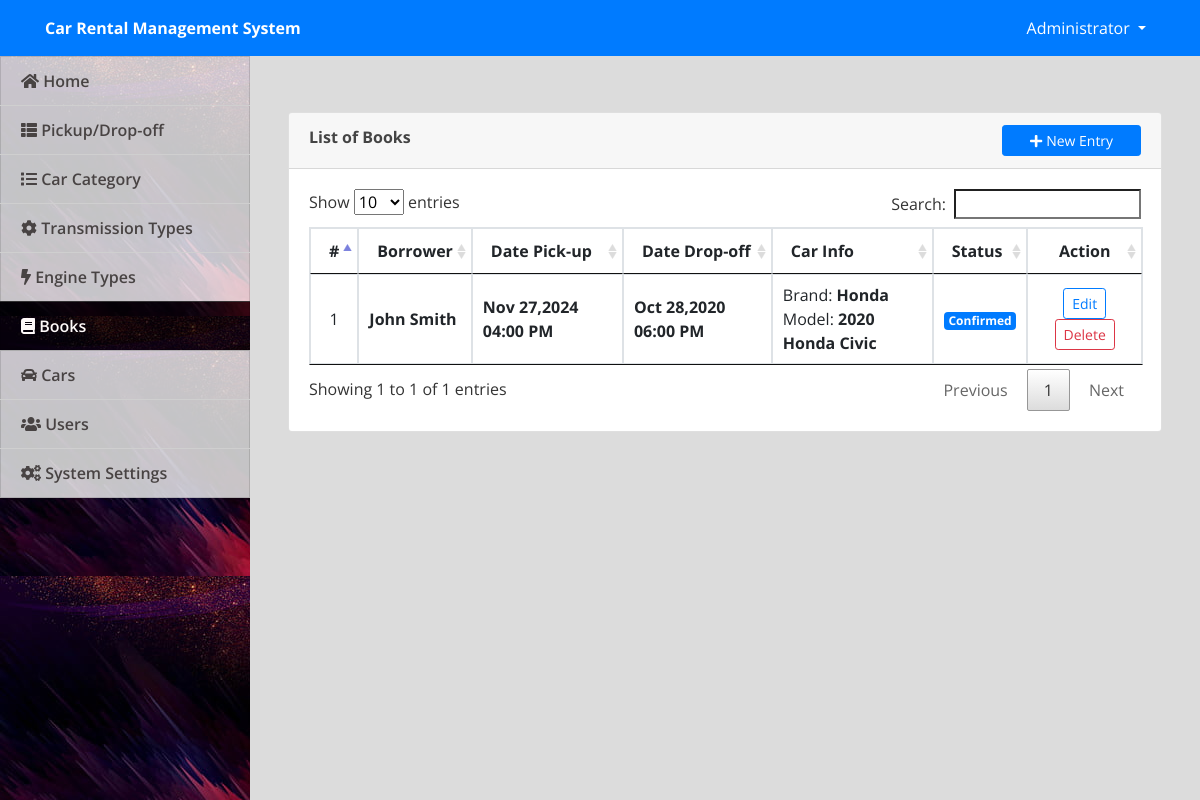
/admin/index.php?page=books (signed in), run on the app's committed database.
### tables this page shows
CREATE TABLE `books` (
  `id` int(30) NOT NULL,
  `car_id` int(30) NOT NULL,
  `pickup_datetime` datetime NOT NULL,
  `dropoff_datetime` datetime NOT NULL,
  `car_registration_no` varchar(200) NOT NULL,
  `car_plate_no` varchar(200) NOT NULL,
  `name` text NOT NULL,
  `email` varchar(200) NOT NULL,
  `contact` varchar(20) NOT NULL,
  `address` text NOT NULL,
  `status` tinyint(1) NOT NULL DEFAULT 1 COMMENT '0= cancelled,1=Pending , 2= confirmed'
);

CREATE TABLE `cars` (
  `id` int(30) NOT NULL,
  `model` varchar(200) NOT NULL,
  `brand` varchar(200) NOT NULL,
  `transmission_id` int(30) NOT NULL,
  `category_id` int(30) NOT NULL,
  `engine_id` int(30) NOT NULL,
  `description` text NOT NULL,
  `price` float NOT NULL,
  `qty` int(30) NOT NULL,
  `img_path` text NOT NULL
);

### admin/books.php (the view, shortened to what this page needs)
<?php include('db_connect.php');?>
<div class="container-fluid">
	<div class="col-lg-12">
		<div class="row">
			<div class="col-md-12">
				<div class="card">
					<div class="card-header">
						<b>List of Books</b>
						<span class="float:right"><a class="btn btn-primary btn-block btn-sm col-sm-2 float-right" href="javascript:void(0)" id="new_book">
					<i class="fa fa-plus"></i> New Entry
				</a></span>
					</div>
					<div class="card-body">
						<table class="table table-condensed table-bordered table-hover">
							<thead>
								<tr>
									<th class="text-center">#</th>
									<th class="">Borrower</th>
									<th class="">Date Pick-up</th>
									<th class="">Date Drop-off</th>
									<th class="">Car Info</th>
									<th class="">Status</th>
									<th class="text-center">Action</th>
								</tr>
							</thead>
							<tbody>
								<?php
								$i = 1;
								$books = $conn->query("SELECT b.*,c.model,c.brand,c.transmission_id,c.engine_id FROM books b inner join cars c on c.id = b.car_id ");
								while($row=$books->fetch_assoc()):
								?>
								<tr>
									<td class="text-center"><?php echo $i++ ?></td>
									<td class="">
										 <p> <b><?php echo ucwords($row['name']) ?></b></p>
									</td>
									<td class="">
										 <p> <b><?php echo date("M d,Y h:i A",strtotime($row['pickup_datetime'])) ?></b></p>
									</td>
									<td class="">
										 <p> <b><?php echo date("M d,Y h:i A",strtotime($row['dropoff_datetime'])) ?></b></p>
									</td>
									<td>
										 <p>Brand: <b><?php echo ucwords($row['brand']) ?></b></p>
										 <p>Model: <b><?php echo ucwords($row['model']) ?></b></p>
									</td>
									<td>
										<?php if($row['status'] == 1): ?>
										<span class="badge badge-secondary">Pending</span>
										<?php elseif($row['status'] == 2): ?>
										<span class="badge badge-primary">Confirmed</span>
										<?php else: ?>
										<span class="badge badge-danger">Canceled</span>
										<?php endif; ?>
									</td>
									<td class="text-center">
										<button class="btn btn-sm btn-outline-primary edit_book" type="button" data-id="<?php echo $row['id'] ?>" >Edit</button>
										<button class="btn btn-sm btn-outline-danger delete_book" type="button" data-id="<?php echo $row['id'] ?>">Delete</button>
									</td>
								</tr>
								<?php endwhile; ?>
							</tbody>
						</table>
					</div>
				</div>
			</div>
		</div>
	</div>
</div>

### admin/assets/css/style.css (style rules this page uses)
body { font-family: "Open Sans", sans-serif; color: #444444; width: 100%; height: calc(100%); }
a { color: #1977cc; }

### admin/index.php (style rules this page uses)
body { background: #80808045; }

### admin/books.php (style rules this page uses)
td { vertical-align: middle !important; }
td p { margin: unset }

### data on the page
books: name "John Smith", pickup_datetime "Nov 27,2024 04:00 PM", dropoff_datetime "Oct 28,2020 06:00 PM", car.brand "Honda", car.model "2020 Honda Civic", status "Confirmed"

### other printed values
$_SESSION['system']['name'] "Car Rental Management System"
$_SESSION['login_name'] "Administrator"
